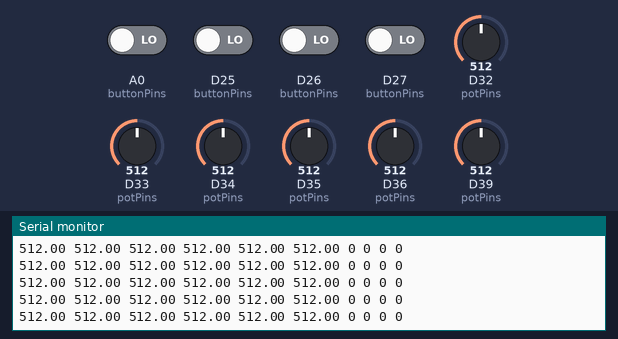
This sketch was run on a simulated Arduino Zero (SAMD21). Shown: the last lines printed to the serial monitor. Inputs (shaded band) come from the test bench; at power-on: A0 (buttonPins), D25 (buttonPins), D26 (buttonPins), D27 (buttonPins) LOW, D32 (potPins) = 512, D33 (potPins) = 512, D34 (potPins) = 512, D35 (potPins) = 512, D36 (potPins) = 512, D39 (potPins) = 512 (analog values on the 0–1023 scale).

Above: at 1.2 s.
1.3 s: D32 (potPins) set to 109
At 2.0 s:
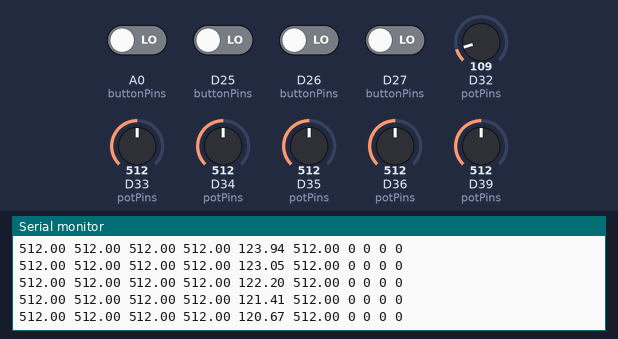
2.8 s: D32 (potPins) set to 89
At 3.4 s:
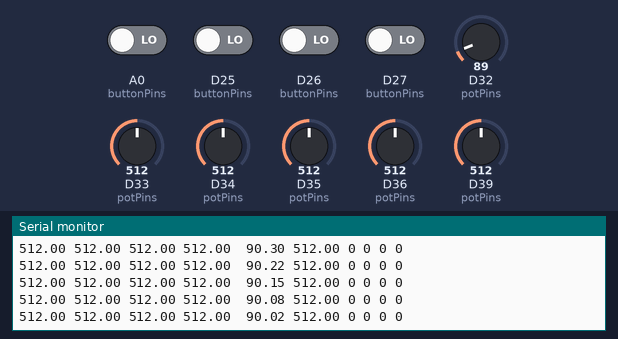
4.4 s: D33 (potPins) set to 106
At 5.0 s:
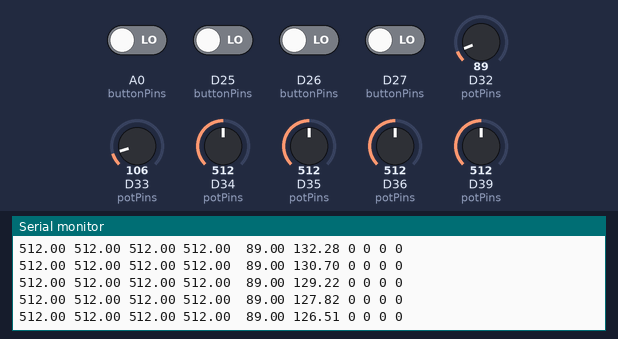
5.9 s: D33 (potPins) set to 93
At 6.5 s:
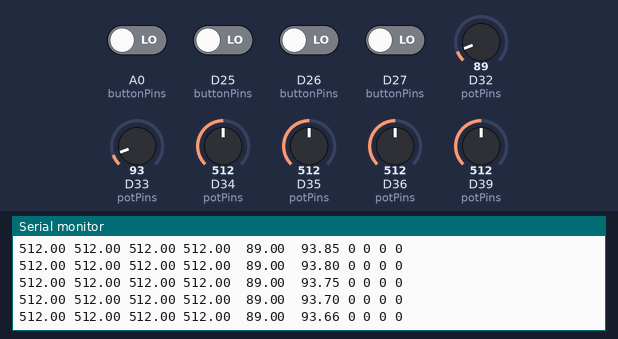
7.5 s: D34 (potPins) set to 106
At 8.5 s:
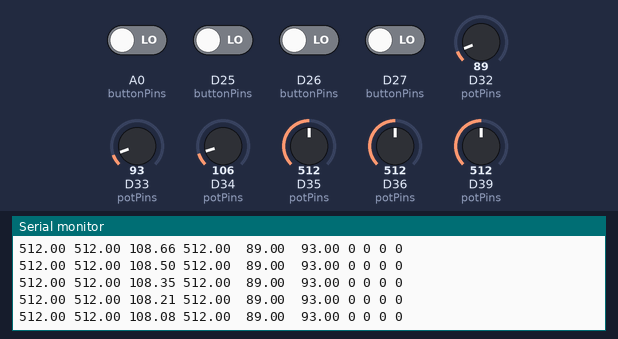
9.0 s: D34 (potPins) set to 93
At 9.5 s:
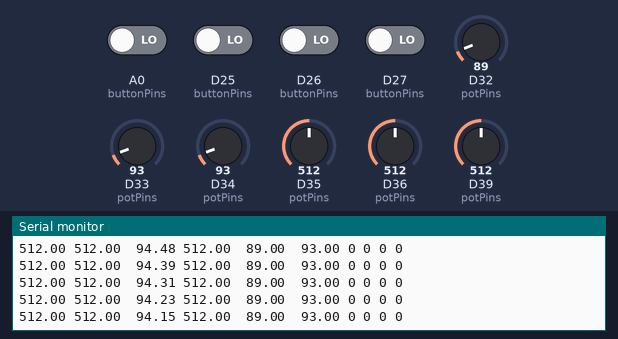
Timing chart, 0 to 11.6 s (numbered marks = the images above; inputs shaded):
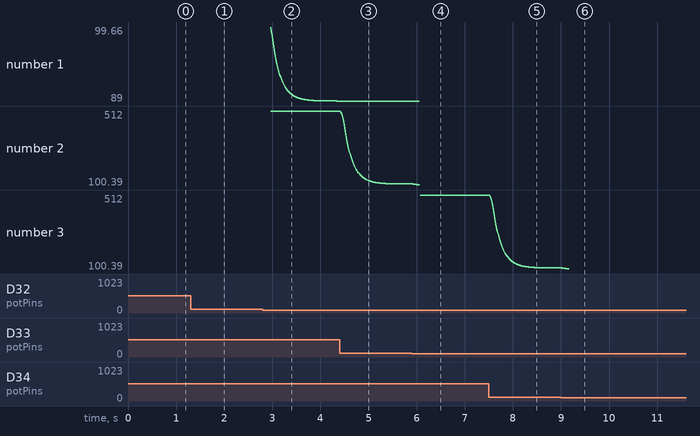

Measured:
- the behaviour switches between 100 and 99 on D32 (potPins) (found by bisection; images 1 and 2)
- the behaviour switches between 100 and 99 on D33 (potPins) (found by bisection; images 3 and 4)
- the behaviour switches between 100 and 99 on D34 (potPins) (found by bisection; images 5 and 6)
- after the input at 1.3 s, the serial monitor: prints a new line at once (image 1)

The sketch:

All_Filtering_Remote.ino
```cpp
//----------Pin Definitions----------//
#define j0_x 36
#define j0_y 39
#define p0 34

#define j1_x 35
#define j1_y 32
#define p1 33

#define s0 25
#define s1 26
#define s2 27
#define s3 14

#define sp(p) Serial.println(p)
#define arrLen(arr) sizeof(arr)/sizeof(arr[0])

// variables for potentiometer
int potPins[] = {j0_x, j0_y, p0, j1_x, j1_y, p1};
int potValues[6];

const int numReadings = 10;      // Number of readings to average
const int minAngle = -10;        // Minimum joystick angle in degrees
const int maxAngle = 10;         // Maximum joystick angle in degrees

int readings[numReadings][6];       // Array to store the readings
int currentIndex[6] = {0, 0, 0, 0, 0, 0};            // Current index in the array
float smoothedValue[6] = {0,0,0,0,0,0};         // Smoothed joystick value
float averageValue[6];

float transferValue[6];

int zeroCount=0;
int zeroCountMax=20;
float zeroPoints[6]={0,0,0,0,0,0};
float dataMin[6] = {1023,1023,1023,1023,1023,1023};
float dataMax[6] = {0,0,0,0,0,0};

float alpha = 0.06;
float prevPotValues[6];
float alphaPotValues[6];

// variables for buttons
int buttonPins[] = {s0, s1, s2, s3};
int buttonValues[4];


// Functions for General Tasks
void initializePins(int* pinDef){
  for(int i=0; i< sizeof(pinDef)/sizeof(pinDef[0]); i++){
    pinMode(pinDef[i], INPUT);
  }
}

void addPotData(){
  for(int i=0; i<6; i++){
    potValues[i] = analogRead(potPins[i]);
  }
}

void viewData(char* dataName, float* dataPoints){
  Serial.print(dataName);
  for(int i=0; i< 6; i++){
    Serial.print(dataPoints[i]);
    Serial.print(", ");
  }
}

void viewData(char* dataName, int* dataPoints){
  Serial.print(dataName);
  for(int i=0; i< 4; i++){
    Serial.print(dataPoints[i]);
    Serial.print(", ");
  }
}

void viewButtonData(char* dataName, int* dataPoints){
  Serial.print(dataName);
  for(int i=0; i< arrLen(dataPoints); i++){
    Serial.print(dataPoints[i]);
    Serial.print(", ");
  }
}


void initAlphaData(){
  for(int i=0; i<6;i++){
    prevPotValues[i]=transferValue[i];
    alphaPotValues[i]=transferValue[i];
  }
}

void addNewTransferValues(){
  for(int i=0; i<6; i++){
    alphaPotValues[i] = (1-alpha)*prevPotValues[i] + alpha*transferValue[i];
    prevPotValues[i] = alphaPotValues[i] ;
  }
}

// filtering

// Function to smooth the joystick readings
float smoothJoystickValue(int rawValue, int index) {
  // Subtract the oldest reading from the total
  //viewData("! - ", smoothedValue);Serial.println();
  smoothedValue[index] -= readings[currentIndex[index]][index];

  // Add the new reading to the total
  readings[currentIndex[index]][index] = rawValue;
  smoothedValue[index] += readings[currentIndex[index]][index];

  // Move to the next position in the array
  currentIndex[index] = (currentIndex[index] + 1) % numReadings;

  // Calculate the average value
  averageValue[index] = smoothedValue[index] / numReadings;
  //viewData("@ - ", averageValue);Serial.println();

  return averageValue[index];
}


void readSmoothData(){
  for (int i = 0; i < 6; i++) {
    // Read the analog value from the potentiometer
    potValues[i] = analogRead(potPins[i]);

    // Smooth the joystick value
    float smValue = smoothJoystickValue(potValues[i], i);

    // Print the angle and linear value
    transferValue[i] = smValue;
  }
}

void initializeSmoothData(){
  zeroCount = 0;
  while(zeroCount < zeroCountMax*2){
    readSmoothData();
    zeroCount++;
    Serial.print(zeroCount);Serial.print("->");
  }
  Serial.println();
}

void setZeroMinMax(){
  for( int i=0; i < 6; i++){
    for( int j=0; j< 10; j++){
      if(readings[j][i] <= dataMin[i] ){
        dataMin[i] = readings[j][i];
      }else if(readings[j][i] > dataMax[i] ){
        dataMax[i] = readings[j][i];
      }
      zeroPoints[i] += readings[j][i];
    }
    zeroPoints[i] = zeroPoints[i] / 10;
  }
}

void viewMatrix(){
  for( int i=0; i < 10; i++){
    for( int j=0; j< 6; j++){
      Serial.print(readings[i][j]); Serial.print(",");
    }
    Serial.println("");
  }
}

void setTransferData(){
  for(int i=0; i<6; i++){
    if(transferValue[i] > dataMin[i] && transferValue[i] < dataMax[i]){
      transferValue[i] = zeroPoints[i];
    }
  }
}


// functions for button Pins
void addButtonData(){
  for(int i=0; i<arrLen(buttonValues); i++){
    buttonValues[i] = digitalRead(buttonPins[i])*500;
  }
}

//rossrial parts
String floatToString(float value)
{
  // Convert float to string with 2 decimal places
  char buffer[16];
  dtostrf(value, 6, 2, buffer);
  return String(buffer);
}

// Function to convert int value to string
String intToString(int value)
{
  return String(value);
}

// Function to send data to rosserial
void sendSensorData(float* floats, int* ints)
{
  // Clear the message data
  String msg = "";

  // Convert float values to string and append to the message
  for (int i = 0; i < 6; i++)
  {
    String floatValue = floatToString(floats[i]);
    msg += floatValue;
    msg += " ";
  }

  // Convert int values to string and append to the message
  for (int i = 0; i < 4; i++)
  {
    String intValue = intToString(ints[i]);
    msg += intValue;
    msg += " ";
  }

  Serial.println(msg);
}


void setup(){

  Serial.begin(115200);

  initializePins(potPins);

  initializePins(buttonPins);

  analogReadResolution(10);

  initializeSmoothData();//viewData("TransferValue - ", transferValue);Serial.println();delay(10000);

  setZeroMinMax();

  //viewMatrix();delay(10000);

  initAlphaData();

}

void loop(){

  readSmoothData();

  addButtonData();

  delay(10);

  setTransferData();

  addNewTransferValues();

//  viewData("", transferValue);
//  viewData("", dataMin);
//  viewData("", dataMax);
//  viewData("", zeroPoints);
//  viewData("", alphaPotValues);
//  viewData("", buttonValues);
//  Serial.println();

  sendSensorData(alphaPotValues, buttonValues);

}
```
